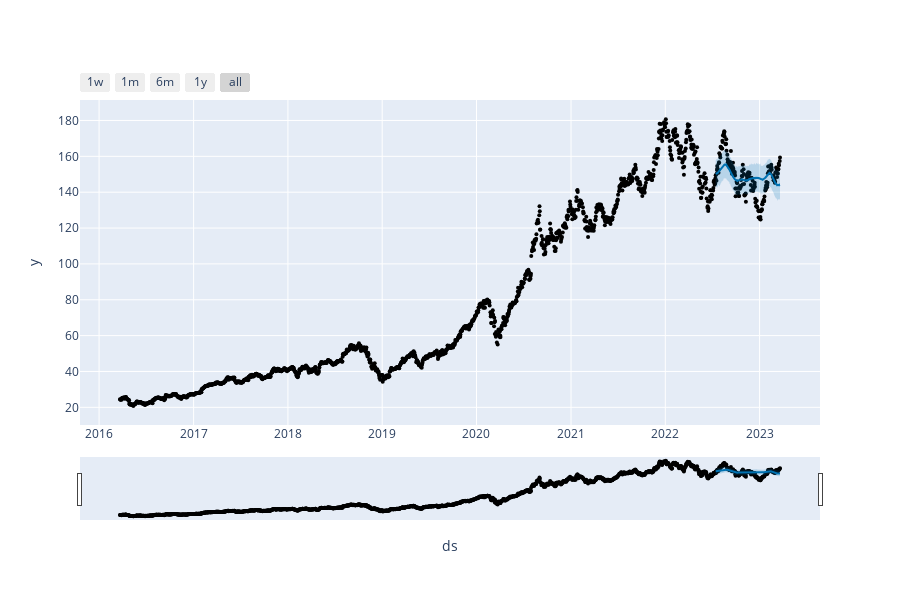

Write notebook code for a chart like this one.
### Code cell
plot_plotly(model,aapl_test_fcst)

### Figure 1 — Plotly figure (JSON) as saved in the notebook; plotly's stock layout.template omitted (floating-point values rounded to 4 significant figures; data arrays with more than 128 entries replaced by an {"elided": "..."} marker saying what was removed)
{"data": [{"marker": {"color": "black", "size": 4}, "mode": "markers", "name": "Actual", "type": "scatter", "x": {"elided": "1762 str values"}, "y": {"elided": "1762 float values"}}, {"hoverinfo": "skip", "line": {"width": 0}, "mode": "lines", "type": "scatter", "x": {"elided": "172 str values"}, "y": {"elided": "172 float values"}}, {"fill": "tonexty", "fillcolor": "rgba(0, 114, 178, 0.2)", "line": {"color": "#0072B2", "width": 2}, "mode": "lines", "name": "Predicted", "type": "scatter", "x": {"elided": "172 str values"}, "y": {"elided": "172 float values"}}, {"fill": "tonexty", "fillcolor": "rgba(0, 114, 178, 0.2)", "hoverinfo": "skip", "line": {"width": 0}, "mode": "lines", "type": "scatter", "x": {"elided": "172 str values"}, "y": {"elided": "172 float values"}}], "layout": {"height": 600, "showlegend": false, "width": 900, "xaxis": {"rangeselector": {"buttons": [{"count": 7, "label": "1w", "step": "day", "stepmode": "backward"}, {"count": 1, "label": "1m", "step": "month", "stepmode": "backward"}, {"count": 6, "label": "6m", "step": "month", "stepmode": "backward"}, {"count": 1, "label": "1y", "step": "year", "stepmode": "backward"}, {"step": "all"}]}, "rangeslider": {"visible": true}, "title": {"text": "ds"}, "type": "date"}, "yaxis": {"title": {"text": "y"}}}}
